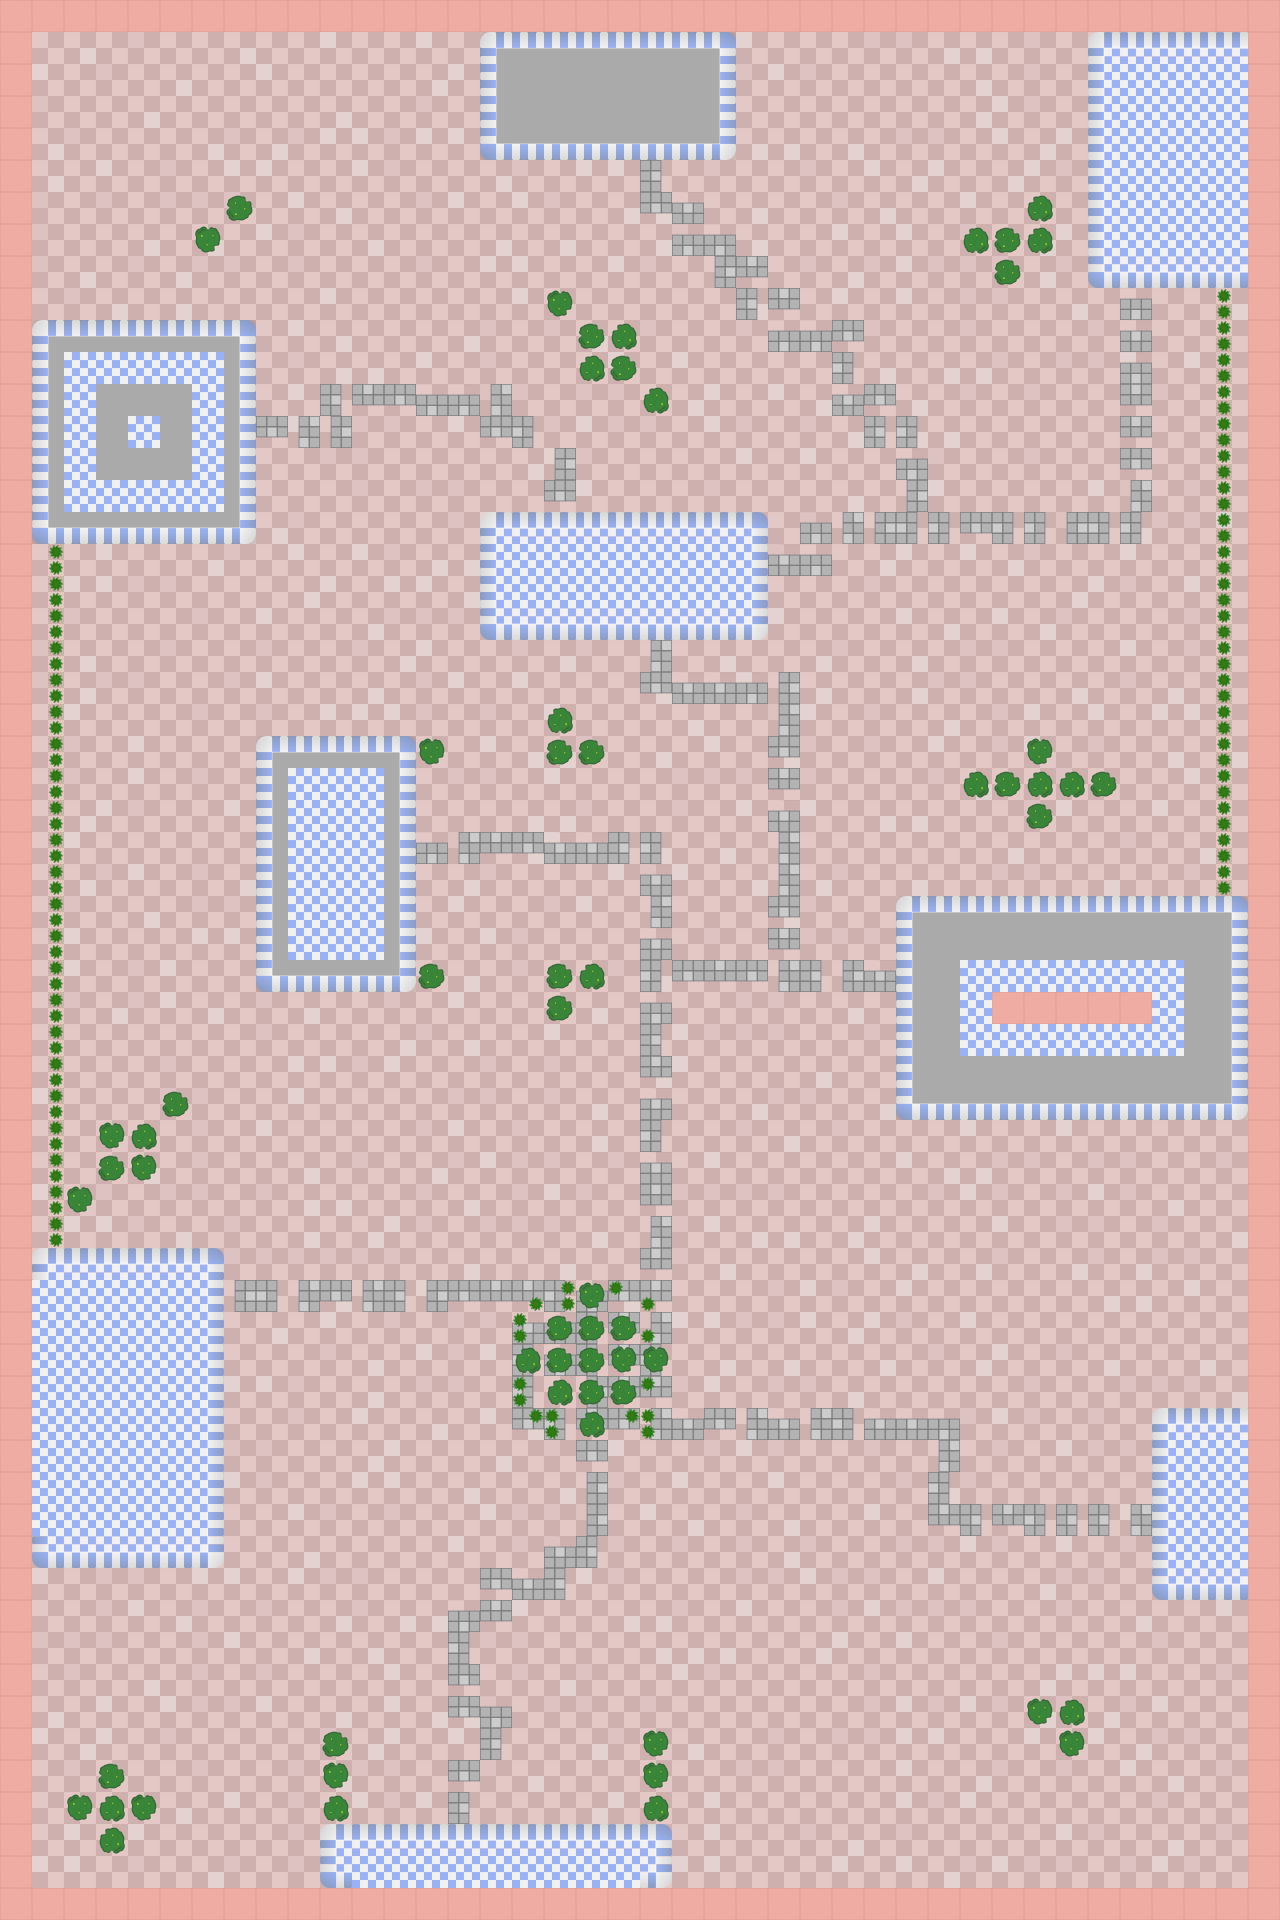

Tiled map render using the project's own tile images. Description and the map definition, with tile-layer contents summarised, below:
An orthogonal 40x60 tile map with 32x32 px tiles, 5 tile layers (Floor, ScatterFloor, Walls, Plants, ...) and 46 objects.

<map version="1.0" tiledversion="1.1.0" orientation="orthogonal" renderorder="right-down" width="40" height="60" tilewidth="32" tileheight="32" infinite="0" nextobjectid="89">
 <tileset firstgid="1" name="Mall" tilewidth="32" tileheight="32" tilecount="100" columns="10">
  <image source="Mall.png" width="320" height="320" />
 </tileset>
 <layer name="Floor" width="40" height="60">
  <data>[2400 cells, 2400 non-empty, 8 distinct tile ids]</data>
 </layer>
 <layer name="ScatterFloor" width="40" height="60">
  <data>[2400 cells, 162 non-empty, 8 distinct tile ids]</data>
 </layer>
 <layer name="Walls" width="40" height="60">
  <data>[2400 cells, 196 non-empty, 1 distinct tile ids]</data>
 </layer>
 <layer name="Plants" width="40" height="60">
  <data>[2400 cells, 114 non-empty, 9 distinct tile ids]</data>
 </layer>
 <layer name="Shops" width="40" height="60">
  <data>[2400 cells, 374 non-empty, 21 distinct tile ids]</data>
 </layer>
 <objectgroup name="CollWalls">
  <object id="80" x="1248" y="1120" width="32" height="288" />
  <object id="81" x="1248" y="1600" width="32" height="320" />
  <object id="82" x="672" y="1888" width="576" height="32" />
  <object id="83" x="0" y="1568" width="28" height="352" />
  <object id="84" x="32" y="1888" width="288" height="32" />
  <object id="85" x="0" y="0" width="32" height="320" />
  <object id="86" x="32" y="0" width="448" height="32" />
  <object id="87" x="736" y="0" width="352" height="32" />
 </objectgroup>
 <objectgroup name="CollPlants">
  <object id="14" x="224" y="192" width="32" height="32" />
  <object id="15" x="192" y="224" width="32" height="32" />
  <object id="17" x="960" y="224" width="96" height="32" />
  <object id="18" x="1024" y="192" width="32" height="32" />
  <object id="19" x="992" y="256" width="32" height="32" />
  <object id="24" x="1024" y="1696" width="64" height="32" />
  <object id="25" x="1056" y="1728" width="32" height="32" />
  <object id="49" x="640" y="1728" width="32" height="96" />
  <object id="50" x="320" y="1728" width="32" height="96" />
  <object id="51" x="96" y="1760" width="32" height="96" />
  <object id="52" x="64" y="1792" width="96" height="32" />
  <object id="53" x="96" y="1120" width="64" height="64" />
  <object id="54" x="64" y="1184" width="32" height="32" />
  <object id="55" x="160" y="1088" width="32" height="32" />
  <object id="57" x="416" y="736" width="32" height="32" />
  <object id="58" x="416" y="960" width="32" height="32" />
  <object id="59" x="544" y="960" width="32" height="64" />
  <object id="60" x="576" y="960" width="32" height="32" />
  <object id="61" x="544" y="704" width="32" height="64" />
  <object id="62" x="576" y="736" width="32" height="32" />
  <object id="63" x="960" y="768" width="160" height="32" />
  <object id="64" x="1024" y="736" width="32" height="32" />
  <object id="65" x="1024" y="800" width="32" height="32" />
  <object id="67" x="576" y="320" width="64" height="64" />
  <object id="68" x="544" y="288" width="32" height="32" />
  <object id="69" x="640" y="384" width="32" height="32" />
  <object id="70" x="1216" y="288" width="64" height="608" />
  <object id="71" x="0" y="544" width="59" height="704" />
  <object id="88" x="513.333" y="1280" width="158.667" height="160" />
 </objectgroup>
 <objectgroup name="CollShops">
  <object id="28" x="256" y="736" width="160" height="256" />
  <object id="33" x="480" y="512" width="288" height="128" />
  <object id="73" x="1092.67" y="0" width="187.333" height="288" />
  <object id="74" x="480" y="0" width="256" height="160" />
  <object id="75" x="0" y="320" width="256" height="224" />
  <object id="76" x="0" y="1248" width="224" height="320" />
  <object id="77" x="320" y="1824" width="352" height="96" />
  <object id="78" x="1152" y="1408" width="128" height="192" />
  <object id="79" x="896" y="896" width="384" height="224" />
 </objectgroup>
</map>